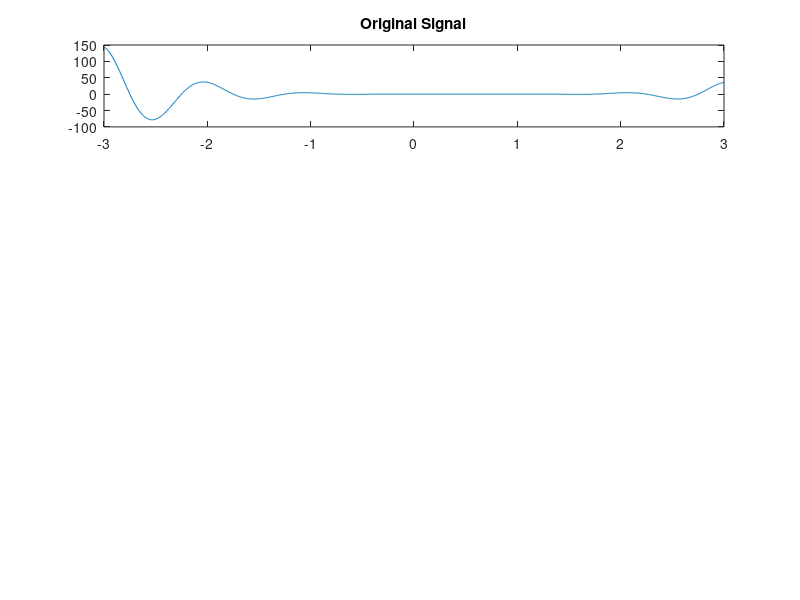

MATLAB code to generate this figure: (Note: this script raises an error after producing the figure.)
clc;
close all;
clear all;
x=linspace(-3,3,1024);
y=x.^2.*(1-x).^2.*cos(2*pi*x);
subplot(4,1,1);
plot(x,y);
title("Original Signal");
[a,d]=haart(y); %this calculates the Haar transform down to log2(1024) = 10 times
[a1,d1]=haart(y,1);
approx_energy1=sum(a1.^2);
detail_energy1=sumsqr(d1);
[a2,d2]=haart(y,2);
approx_energy2=sum(a2.^2);
detail_energy2=sumsqr(d2);
[a3,d3]=haart(y,3);
approx_energy3=sum(a3.^2);
detail_energy3=sumsqr(d3);
y1=ihaart(a,d,1); %to plot l1-decomposed signal against x
y2=ihaart(a,d,2); %to plot l2-decomposed signal against x
y3=ihaart(a,d,3); %to plot l3-decomposed signal against x
subplot(4,1,2);
plot(x,y1)
title("After L1 Decomposition")
subplot(4,1,3);
plot(x,y2)
title("After L2 Decomposition")
subplot(4,1,4);
plot(x,y3)
title("After L3 Decomposition")
Energy = sum(y.^2);

fprintf('The energy of the original signal = %f \n',Energy)
fprintf('The approximate energy components of the signal after L1 Decomposition = %f\n',approx_energy1)
fprintf('The detailed energy components of the signal after L1 Decomposition = %f\n',detail_energy1)
fprintf('The approximate energy components of the signal after L2 Decomposition = %f\n',approx_energy2)
fprintf('The detailed energy components of the signal after L2 Decomposition = %f\n',detail_energy2)
fprintf('The approximate energy components of the signal after L3 Decomposition = %f\n',approx_energy3)
fprintf('The detailed energy components of the signal after L3 Decomposition = %f\n',detail_energy3)